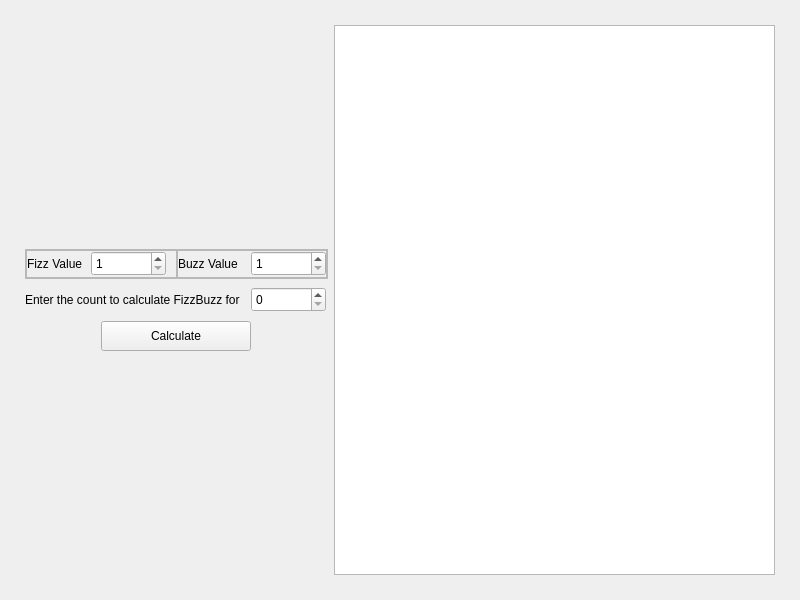
<?xml version="1.0" encoding="UTF-8"?>
<ui version="4.0">
 <class>MainWindow</class>
 <widget class="QMainWindow" name="MainWindow">
  <property name="geometry">
   <rect>
    <x>0</x>
    <y>0</y>
    <width>800</width>
    <height>600</height>
   </rect>
  </property>
  <property name="windowTitle">
   <string>MainWindow</string>
  </property>
  <widget class="QWidget" name="CentralWidget">
   <layout class="QGridLayout" name="gridLayout">
    <property name="leftMargin">
     <number>5</number>
    </property>
    <property name="topMargin">
     <number>5</number>
    </property>
    <property name="rightMargin">
     <number>5</number>
    </property>
    <property name="bottomMargin">
     <number>5</number>
    </property>
    <item row="2" column="1">
     <spacer name="verticalSpacer_3">
      <property name="orientation">
       <enum>Qt::Vertical</enum>
      </property>
      <property name="sizeType">
       <enum>QSizePolicy::Minimum</enum>
      </property>
      <property name="sizeHint" stdset="0">
       <size>
        <width>20</width>
        <height>20</height>
       </size>
      </property>
     </spacer>
    </item>
    <item row="0" column="1">
     <spacer name="verticalSpacer_2">
      <property name="orientation">
       <enum>Qt::Vertical</enum>
      </property>
      <property name="sizeType">
       <enum>QSizePolicy::Minimum</enum>
      </property>
      <property name="sizeHint" stdset="0">
       <size>
        <width>20</width>
        <height>20</height>
       </size>
      </property>
     </spacer>
    </item>
    <item row="1" column="1">
     <widget class="QFrame" name="frame_2">
      <property name="minimumSize">
       <size>
        <width>0</width>
        <height>0</height>
       </size>
      </property>
      <property name="frameShape">
       <enum>QFrame::NoFrame</enum>
      </property>
      <property name="frameShadow">
       <enum>QFrame::Raised</enum>
      </property>
      <layout class="QHBoxLayout" name="horizontalLayout_4">
       <property name="leftMargin">
        <number>0</number>
       </property>
       <property name="topMargin">
        <number>0</number>
       </property>
       <property name="rightMargin">
        <number>0</number>
       </property>
       <property name="bottomMargin">
        <number>0</number>
       </property>
       <item>
        <widget class="QFrame" name="frame">
         <property name="frameShape">
          <enum>QFrame::NoFrame</enum>
         </property>
         <property name="frameShadow">
          <enum>QFrame::Raised</enum>
         </property>
         <layout class="QVBoxLayout" name="verticalLayout_2">
          <property name="leftMargin">
           <number>0</number>
          </property>
          <property name="topMargin">
           <number>0</number>
          </property>
          <property name="rightMargin">
           <number>0</number>
          </property>
          <property name="bottomMargin">
           <number>0</number>
          </property>
          <item>
           <spacer name="verticalSpacer_4">
            <property name="orientation">
             <enum>Qt::Vertical</enum>
            </property>
            <property name="sizeHint" stdset="0">
             <size>
              <width>20</width>
              <height>40</height>
             </size>
            </property>
           </spacer>
          </item>
          <item>
           <widget class="QFrame" name="frame_5">
            <property name="minimumSize">
             <size>
              <width>0</width>
              <height>30</height>
             </size>
            </property>
            <property name="frameShape">
             <enum>QFrame::StyledPanel</enum>
            </property>
            <property name="frameShadow">
             <enum>QFrame::Raised</enum>
            </property>
            <layout class="QHBoxLayout" name="horizontalLayout_2">
             <property name="spacing">
              <number>0</number>
             </property>
             <property name="leftMargin">
              <number>0</number>
             </property>
             <property name="topMargin">
              <number>0</number>
             </property>
             <property name="rightMargin">
              <number>0</number>
             </property>
             <property name="bottomMargin">
              <number>0</number>
             </property>
             <item>
              <widget class="QFrame" name="frame_6">
               <property name="frameShape">
                <enum>QFrame::StyledPanel</enum>
               </property>
               <property name="frameShadow">
                <enum>QFrame::Raised</enum>
               </property>
               <layout class="QHBoxLayout" name="horizontalLayout_6">
                <property name="spacing">
                 <number>0</number>
                </property>
                <property name="leftMargin">
                 <number>0</number>
                </property>
                <property name="topMargin">
                 <number>0</number>
                </property>
                <property name="rightMargin">
                 <number>10</number>
                </property>
                <property name="bottomMargin">
                 <number>0</number>
                </property>
                <item>
                 <widget class="QLabel" name="FizzValueLabel">
                  <property name="text">
                   <string>Fizz Value</string>
                  </property>
                 </widget>
                </item>
                <item>
                 <widget class="QSpinBox" name="FizzValueSpinBox">
                  <property name="minimumSize">
                   <size>
                    <width>75</width>
                    <height>25</height>
                   </size>
                  </property>
                  <property name="maximumSize">
                   <size>
                    <width>75</width>
                    <height>25</height>
                   </size>
                  </property>
                  <property name="minimum">
                   <number>1</number>
                  </property>
                 </widget>
                </item>
               </layout>
              </widget>
             </item>
             <item>
              <widget class="QFrame" name="frame_7">
               <property name="frameShape">
                <enum>QFrame::StyledPanel</enum>
               </property>
               <property name="frameShadow">
                <enum>QFrame::Raised</enum>
               </property>
               <layout class="QHBoxLayout" name="horizontalLayout_7">
                <property name="spacing">
                 <number>0</number>
                </property>
                <property name="leftMargin">
                 <number>0</number>
                </property>
                <property name="topMargin">
                 <number>0</number>
                </property>
                <property name="rightMargin">
                 <number>0</number>
                </property>
                <property name="bottomMargin">
                 <number>0</number>
                </property>
                <item>
                 <widget class="QLabel" name="BuzzValueLabel">
                  <property name="text">
                   <string>Buzz Value</string>
                  </property>
                 </widget>
                </item>
                <item>
                 <widget class="QSpinBox" name="BuzzValueSpinBox">
                  <property name="minimumSize">
                   <size>
                    <width>75</width>
                    <height>25</height>
                   </size>
                  </property>
                  <property name="maximumSize">
                   <size>
                    <width>75</width>
                    <height>25</height>
                   </size>
                  </property>
                  <property name="minimum">
                   <number>1</number>
                  </property>
                 </widget>
                </item>
               </layout>
              </widget>
             </item>
            </layout>
           </widget>
          </item>
          <item>
           <widget class="QFrame" name="frame_3">
            <property name="minimumSize">
             <size>
              <width>300</width>
              <height>30</height>
             </size>
            </property>
            <property name="frameShape">
             <enum>QFrame::NoFrame</enum>
            </property>
            <property name="frameShadow">
             <enum>QFrame::Raised</enum>
            </property>
            <layout class="QHBoxLayout" name="horizontalLayout_3">
             <property name="leftMargin">
              <number>0</number>
             </property>
             <property name="topMargin">
              <number>0</number>
             </property>
             <property name="rightMargin">
              <number>2</number>
             </property>
             <property name="bottomMargin">
              <number>0</number>
             </property>
             <item>
              <widget class="QLabel" name="PromptText">
               <property name="minimumSize">
                <size>
                 <width>220</width>
                 <height>20</height>
                </size>
               </property>
               <property name="maximumSize">
                <size>
                 <width>16777215</width>
                 <height>16777215</height>
                </size>
               </property>
               <property name="text">
                <string>Enter the count to calculate FizzBuzz for</string>
               </property>
              </widget>
             </item>
             <item>
              <widget class="QSpinBox" name="CountEntryBox">
               <property name="minimumSize">
                <size>
                 <width>75</width>
                 <height>25</height>
                </size>
               </property>
               <property name="maximumSize">
                <size>
                 <width>75</width>
                 <height>25</height>
                </size>
               </property>
               <property name="maximum">
                <number>999</number>
               </property>
               <property name="displayIntegerBase">
                <number>10</number>
               </property>
              </widget>
             </item>
            </layout>
           </widget>
          </item>
          <item>
           <widget class="QFrame" name="frame_4">
            <property name="minimumSize">
             <size>
              <width>300</width>
              <height>30</height>
             </size>
            </property>
            <property name="frameShape">
             <enum>QFrame::NoFrame</enum>
            </property>
            <property name="frameShadow">
             <enum>QFrame::Raised</enum>
            </property>
            <layout class="QHBoxLayout" name="horizontalLayout_5">
             <property name="leftMargin">
              <number>0</number>
             </property>
             <property name="topMargin">
              <number>0</number>
             </property>
             <property name="rightMargin">
              <number>0</number>
             </property>
             <property name="bottomMargin">
              <number>0</number>
             </property>
             <item>
              <widget class="QPushButton" name="CalculateButton">
               <property name="minimumSize">
                <size>
                 <width>80</width>
                 <height>25</height>
                </size>
               </property>
               <property name="maximumSize">
                <size>
                 <width>150</width>
                 <height>30</height>
                </size>
               </property>
               <property name="text">
                <string>Calculate</string>
               </property>
              </widget>
             </item>
            </layout>
           </widget>
          </item>
          <item>
           <spacer name="verticalSpacer">
            <property name="orientation">
             <enum>Qt::Vertical</enum>
            </property>
            <property name="sizeHint" stdset="0">
             <size>
              <width>20</width>
              <height>40</height>
             </size>
            </property>
           </spacer>
          </item>
         </layout>
        </widget>
       </item>
       <item>
        <widget class="QListView" name="OutputList">
         <property name="minimumSize">
          <size>
           <width>100</width>
           <height>300</height>
          </size>
         </property>
         <property name="maximumSize">
          <size>
           <width>16777215</width>
           <height>16777215</height>
          </size>
         </property>
         <property name="editTriggers">
          <set>QAbstractItemView::NoEditTriggers</set>
         </property>
        </widget>
       </item>
      </layout>
     </widget>
    </item>
    <item row="1" column="0">
     <spacer name="horizontalSpacer">
      <property name="orientation">
       <enum>Qt::Horizontal</enum>
      </property>
      <property name="sizeType">
       <enum>QSizePolicy::Minimum</enum>
      </property>
      <property name="sizeHint" stdset="0">
       <size>
        <width>20</width>
        <height>20</height>
       </size>
      </property>
     </spacer>
    </item>
    <item row="1" column="2">
     <spacer name="horizontalSpacer_2">
      <property name="orientation">
       <enum>Qt::Horizontal</enum>
      </property>
      <property name="sizeType">
       <enum>QSizePolicy::Minimum</enum>
      </property>
      <property name="sizeHint" stdset="0">
       <size>
        <width>20</width>
        <height>20</height>
       </size>
      </property>
     </spacer>
    </item>
   </layout>
  </widget>
 </widget>
 <resources/>
 <connections/>
</ui>
